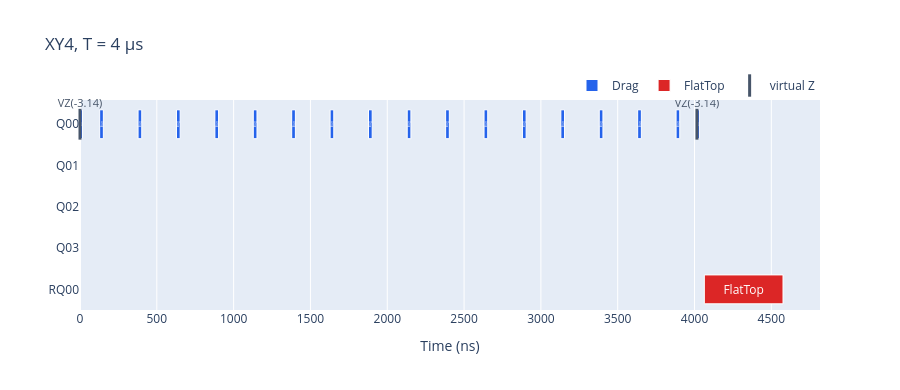

The code cell stored with this chart in its notebook:
### Code cell
schedule_xy4 = backend.validate(sweep["xy4"][3])[0]
build_pulse_schedule_timeline_figure(schedule_xy4, title="XY4, T = 4 µs").show()

### Figure 1 — Plotly figure (JSON) as saved in the notebook; plotly's stock layout.template omitted (floating-point values rounded to 4 significant figures)
{"data": [{"base": [0, 128, 378, 628, 878, 1128, 1378, 1628, 1878, 2130, 2380, 2630, 2880, 3130, 3380, 3630, 3880, 4016], "hovertemplate": "Drag<br>start=%{base:.1f} ns<br>duration=%{x:.1f} ns<extra></extra>", "insidetextanchor": "middle", "marker": {"color": "#2563eb", "line": {"color": "#ffffff", "width": 1}}, "name": "Drag", "orientation": "h", "text": "Drag", "textposition": "inside", "type": "bar", "x": [16, 24, 24, 24, 24, 24, 24, 24, 24, 24, 24, 24, 24, 24, 24, 24, 24, 16], "y": ["Q00", "Q00", "Q00", "Q00", "Q00", "Q00", "Q00", "Q00", "Q00", "Q00", "Q00", "Q00", "Q00", "Q00", "Q00", "Q00", "Q00", "Q00"]}, {"base": [4064], "hovertemplate": "FlatTop<br>start=%{base:.1f} ns<br>duration=%{x:.1f} ns<extra></extra>", "insidetextanchor": "middle", "marker": {"color": "#dc2626", "line": {"color": "#ffffff", "width": 1}}, "name": "FlatTop", "orientation": "h", "text": "FlatTop", "textposition": "inside", "type": "bar", "x": [512], "y": ["RQ00"]}, {"cliponaxis": false, "customdata": [["VirtualZ", -3.142], ["VirtualZ", -3.142]], "hovertemplate": "%{customdata[0]}<br>t=%{x:.1f} ns<br>theta=%{customdata[1]:.3f} rad<extra></extra>", "marker": {"color": "#475569", "line": {"color": "#475569", "width": 3}, "size": 22, "symbol": "line-ns-open"}, "mode": "markers+text", "name": "virtual Z", "text": ["VZ(-3.14)", "VZ(-3.14)"], "textfont": {"color": "#475569", "size": 11}, "textposition": "top center", "type": "scatter", "x": [0, 4016], "y": ["Q00", "Q00"]}], "layout": {"bargap": 0.3, "barmode": "overlay", "height": 390, "legend": {"orientation": "h", "x": 1, "xanchor": "right", "y": 1, "yanchor": "bottom"}, "title": {"text": "XY4, T = 4 µs"}, "width": 900, "xaxis": {"rangemode": "tozero", "title": {"text": "Time (ns)"}}, "yaxis": {"categoryarray": ["RQ00", "Q03", "Q02", "Q01", "Q00"], "categoryorder": "array"}}}
